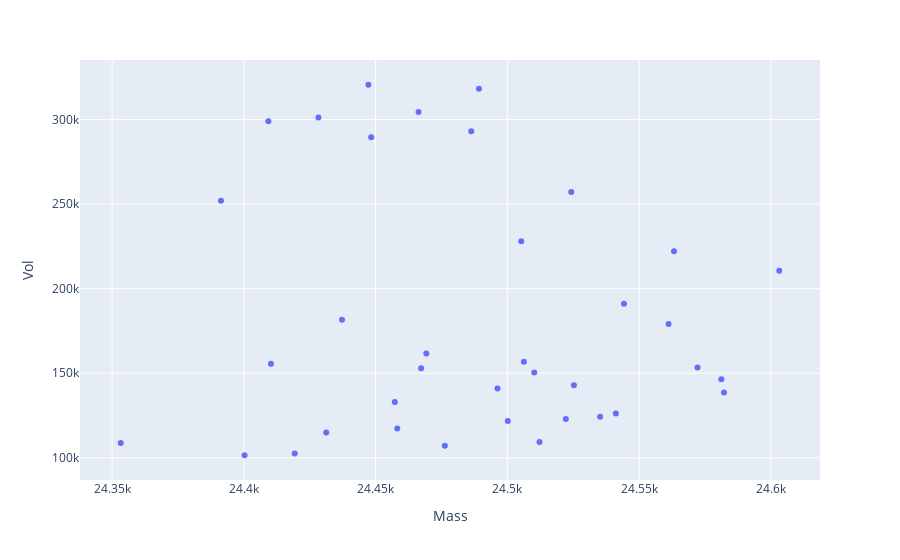
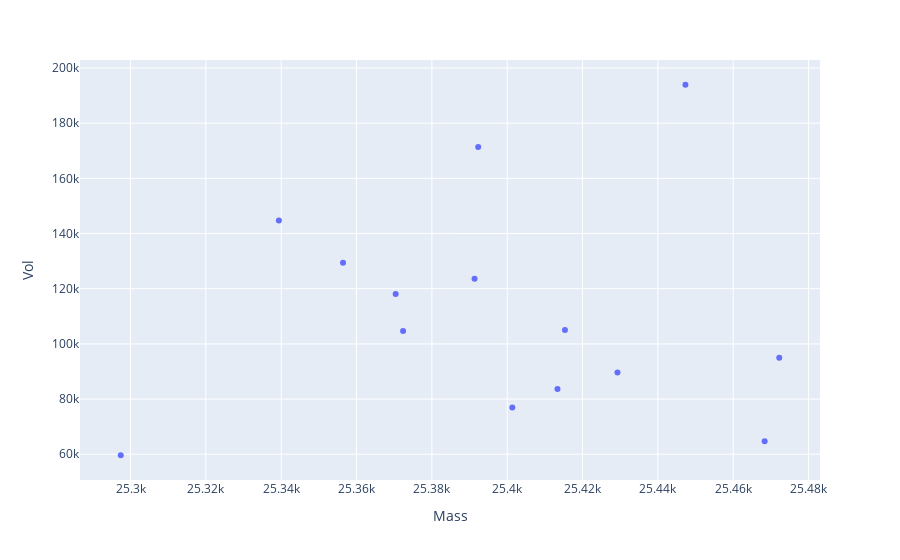

Write notebook code for charts like these, in order.
### Code cell
plotly_zone(df11_25k_cluster1, y='Vol')
plotly_zone(df11_25k_cluster2, y='Vol')

### Figure 1 — Plotly figure (JSON) as saved in the notebook; plotly's stock layout.template omitted (floating-point values rounded to 4 significant figures)
{"data": [{"hovertemplate": "Mass=%{x}<br>Vol=%{y}<extra></extra>", "legendgroup": "", "marker": {"color": "#636efa", "symbol": "circle"}, "mode": "markers", "name": "", "orientation": "v", "showlegend": false, "type": "scatter", "x": [24600.0, 24580.0, 24580.0, 24570.0, 24560.0, 24560.0, 24540.0, 24540.0, 24540.0, 24530.0, 24520.0, 24520.0, 24510.0, 24510.0, 24510.0, 24510.0, 24500.0, 24500.0, 24490.0, 24490.0, 24480.0, 24470.0, 24470.0, 24470.0, 24460.0, 24460.0, 24450.0, 24450.0, 24440.0, 24430.0, 24430.0, 24420.0, 24410.0, 24410.0, 24400.0, 24390.0, 24350.0], "xaxis": "x", "y": [210600.0, 138600.0, 146500.0, 153400.0, 222100.0, 179100.0, 191100.0, 126300.0, 124300.0, 142900.0, 257100.0, 123000.0, 109400.0, 150500.0, 156800.0, 228100.0, 121700.0, 140900.0, 318100.0, 293000.0, 107200.0, 161700.0, 153000.0, 304400.0, 117300.0, 133000.0, 289500.0, 320500.0, 181600.0, 115000.0, 301200.0, 102600.0, 155600.0, 299000.0, 101500.0, 252000.0, 108700.0], "yaxis": "y"}], "layout": {"legend": {"tracegroupgap": 0}, "margin": {"t": 60}, "xaxis": {"anchor": "y", "domain": [0, 1], "title": {"text": "Mass"}}, "yaxis": {"anchor": "x", "domain": [0, 1], "title": {"text": "Vol"}}}}

### Figure 2 — Plotly figure (JSON) as saved in the notebook; plotly's stock layout.template omitted (floating-point values rounded to 4 significant figures)
{"data": [{"hovertemplate": "Mass=%{x}<br>Vol=%{y}<extra></extra>", "legendgroup": "", "marker": {"color": "#636efa", "symbol": "circle"}, "mode": "markers", "name": "", "orientation": "v", "showlegend": false, "type": "scatter", "x": [25470.0, 25470.0, 25450.0, 25430.0, 25420.0, 25410.0, 25400.0, 25390.0, 25390.0, 25370.0, 25370.0, 25360.0, 25340.0, 25300.0], "xaxis": "x", "y": [94970.0, 64720.0, 193900.0, 89640.0, 105000.0, 83600.0, 76970.0, 171300.0, 123600.0, 104700.0, 118100.0, 129400.0, 144800.0, 59630.0], "yaxis": "y"}], "layout": {"legend": {"tracegroupgap": 0}, "margin": {"t": 60}, "xaxis": {"anchor": "y", "domain": [0, 1], "title": {"text": "Mass"}}, "yaxis": {"anchor": "x", "domain": [0, 1], "title": {"text": "Vol"}}}}
